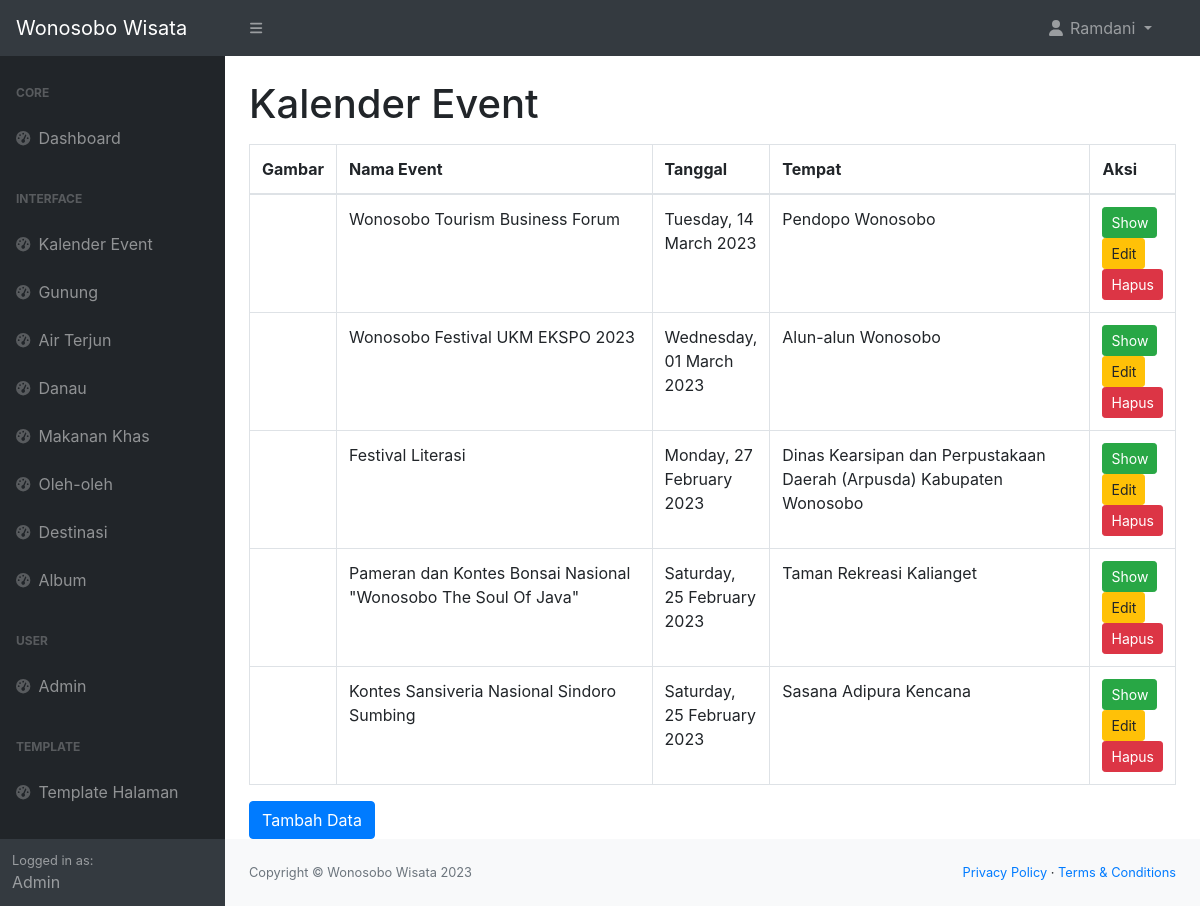
The app's page /admin/kalender_event.php (signed in) with its own data.
### tables this page shows
CREATE TABLE `tabel_kalender_event` (
  `kalender_event_id` int(11) NOT NULL,
  `img_kalender_event` text NOT NULL,
  `nama_event` varchar(255) NOT NULL,
  `deskripsi_event` text NOT NULL,
  `tempat_event` varchar(255) NOT NULL,
  `tanggal_event` date NOT NULL,
  `link_google_maps_event` varchar(500) NOT NULL
);

### admin/kalender_event.php (the view, shortened to what this page needs)
<!DOCTYPE html>
<html lang="en">
<head>
    <link href="https://cdn.jsdelivr.net/npm/simple-datatables@7.1.2/dist/style.min.css" rel="stylesheet" />
    <link href="css/styles.css" rel="stylesheet" />
    <link rel="stylesheet" href="https://maxcdn.bootstrapcdn.com/bootstrap/4.0.0/css/bootstrap.min.css">
</head>
<body>
    <?php include 'navbar.php'; ?>
    <div id="layoutSidenav">
        <div id="layoutSidenav_nav">
            <?php include 'sidebar.php'; ?>
        </div>
        <div id="layoutSidenav_content">
            <main>
                <div class="container-fluid px-4">
                    <h1 class="mt-4">Kalender Event</h1>
                    <div class="table-responsive mt-3">
                        <table class="table table-bordered">
                            <thead>
                                <tr>
                                    <th>Gambar</th>
                                    <th>Nama Event</th>
                                    <th>Tanggal</th>
                                    <th>Tempat</th>
                                    <th>Aksi</th>
                                </tr>
                            </thead>
                            <tbody>
                                <?php
                                include '../connect.php';
                                $query = "SELECT * FROM tabel_kalender_event ORDER BY tanggal_event DESC";
                                $datas = $conn->query($query);
                                foreach ($datas as $data) :
                                    $timestamp = strtotime($data['tanggal_event']);
                                    $formattedDate = date('l, d F Y', $timestamp);
                                ?>
                                    <tr>
                                        <td>
                                        </td>
                                        <td style="width: 400px;">
                                            <?= $data['nama_event'] ?>
                                        </td>
                                        <td>
                                            <?= $formattedDate ?>
                                        </td>
                                        <td style="width: 400px;">
                                            <?= $data['tempat_event'] ?>
                                        </td>
                                        <td>
                                            <button type="button" class="btn btn-success btn-sm" data-toggle="modal" data-target="#showDataModal<?= $data['kalender_event_id'] ?>">Show</button>
                                            <button type="button" class="btn btn-warning btn-sm" data-toggle="modal" data-target="#editDataModal<?= $data['kalender_event_id'] ?>">Edit</button>
                                            <button type="button" class="btn btn-danger btn-sm" data-toggle="modal" data-target="#hapusDataModal<?= $data['kalender_event_id'] ?>">Hapus</button>
                                        </td>
                                    </tr>
                                <?php endforeach ?>
                            </tbody>
                        </table>
                    </div>
                    <button type="button" class="btn btn-primary" data-toggle="modal" data-target="#tambahDataModal">
                        Tambah Data
                    </button>
                </div>
            </main>
            <?php include 'footer.php'; ?>
        </div>
    </div>
</body>
</html>

### records on screen
tabel_kalender_event: nama_event "Wonosobo Tourism Business Forum", tanggal_event "Tuesday, 14 March 2023", tempat_event "Pendopo Wonosobo"
tabel_kalender_event: nama_event "Wonosobo Festival UKM EKSPO 2023", tanggal_event "Wednesday, 01 March 2023", tempat_event "Alun-alun Wonosobo"
tabel_kalender_event: nama_event "Festival Literasi", tanggal_event "Monday, 27 February 2023", tempat_event "Dinas Kearsipan dan Perpustakaan Daerah (Arpusda) Kabupaten Wonosobo"
tabel_kalender_event: nama_event "Pameran dan Kontes Bonsai Nasional \"Wonosobo The Soul Of Java\"", tanggal_event "Saturday, 25 February 2023", tempat_event "Taman Rekreasi Kalianget"
tabel_kalender_event: nama_event "Kontes Sansiveria Nasional Sindoro Sumbing", tanggal_event "Saturday, 25 February 2023", tempat_event "Sasana Adipura Kencana"

### other values on screen
$_SESSION['nama_lengkap_user'] "Ramdani"
